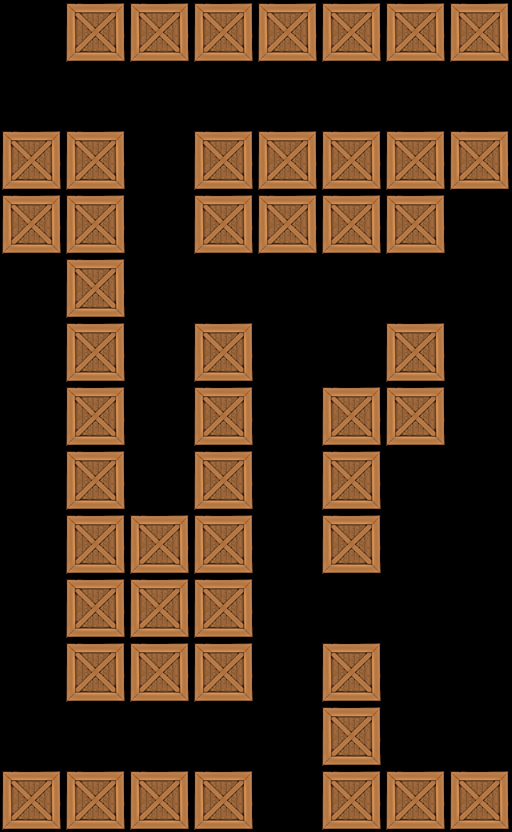

This is a level from a 2D game, rendered from its Tiled map with the project's own tilesets. A one-line summary and the map file follow, with tile-layer data summarised:
An orthogonal 8x13 tile map with 64x64 px tiles, 1 tile layer (Tile Layer 1).

<map version="1.0" orientation="orthogonal" width="8" height="13" tilewidth="64" tileheight="64">
 <tileset firstgid="1" name="crate" tilewidth="64" tileheight="64">
  <image source="../../crate4.png" width="64" height="64" />
 </tileset>
 <layer name="Tile Layer 1" width="8" height="13">
  <data>[104 cells, 50 non-empty, 1 distinct tile ids]</data>
 </layer>
</map>
